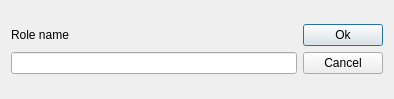
<ui version="4.0" stdsetdef="1" >
  <author></author>
  <comment></comment>
  <exportmacro></exportmacro>
  <class>dEditRole</class>
  <widget class="QDialog" name="dEditRole" >
    <property name="geometry" >
      <rect>
        <x>0</x>
        <y>0</y>
        <width>394</width>
        <height>99</height>
      </rect>
    </property>
    <property name="windowTitle" >
      <string>Role name</string>
    </property>
    <layout class="QGridLayout" >
      <item row="0" column="1" >
        <layout class="QVBoxLayout" >
          <item>
            <widget class="QPushButton" name="bOk" >
              <property name="text" >
                <string>Ok</string>
              </property>
            </widget>
          </item>
          <item>
            <widget class="QPushButton" name="bCancel" >
              <property name="text" >
                <string>Cancel</string>
              </property>
            </widget>
          </item>
        </layout>
      </item>
      <item row="0" column="0" >
        <layout class="QVBoxLayout" >
          <item>
            <widget class="QLabel" name="textLabel1" >
              <property name="text" >
                <string>Role name</string>
              </property>
              <property name="wordWrap" >
                <bool>false</bool>
              </property>
            </widget>
          </item>
          <item>
            <widget class="QLineEdit" name="lineEdit1" />
          </item>
        </layout>
      </item>
    </layout>
  </widget>
  <layoutdefault spacing="6" margin="11" />
  <connections>
    <connection>
      <sender>bOk</sender>
      <signal>clicked()</signal>
      <receiver>dEditRole</receiver>
      <slot>accept()</slot>
    </connection>
    <connection>
      <sender>bCancel</sender>
      <signal>clicked()</signal>
      <receiver>dEditRole</receiver>
      <slot>reject()</slot>
    </connection>
  </connections>
</ui>
